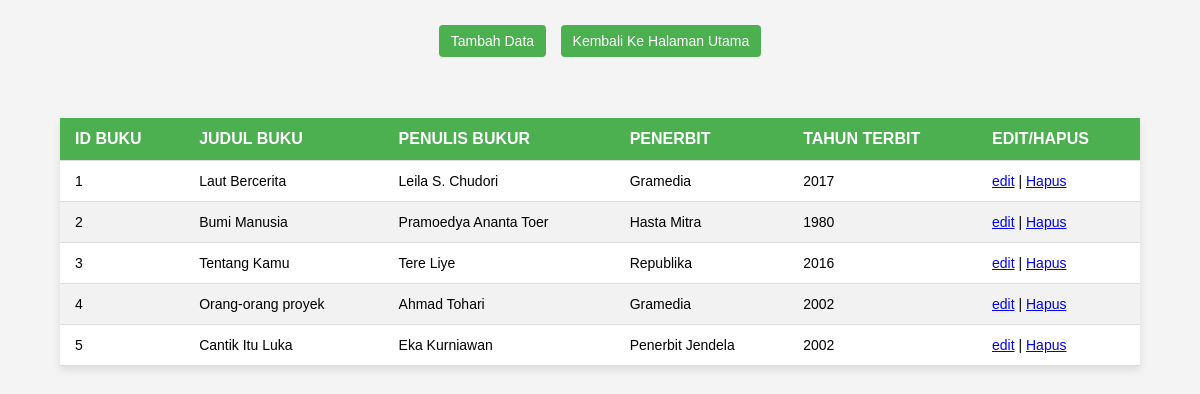
The page /Buku.php on the database its author committed.
### tables this page shows
CREATE TABLE `buku` (
  `id_buku` int(11) NOT NULL,
  `judul_buku` varchar(500) NOT NULL,
  `penulis` varchar(500) NOT NULL,
  `penerbit` varchar(250) NOT NULL,
  `tahun_terbit` int(11) NOT NULL
);

### Koneksi.php (called while the page is built)
<?php
function Koneksi(){
    try {
        $pdo_conn = new PDO('mysql:host=localhost;dbname=perpustakaan','root', '',
            array(PDO::ATTR_ERRMODE, PDO::ERRMODE_EXCEPTION, PDO::ATTR_PERSISTENT => true)
        );
    } catch (PDOException $e) {
        print "Koneksi atau query sedang bermasalah: " . $e->getMessage() . "<br/>";
        die();
    }
    return $pdo_conn;
}
?>

### Model.php (the view, shortened to what this page needs)
<?php
require("./Koneksi.php");
function GetAllData($tabel){
    $sql = "SELECT * FROM $tabel";
    $statement = Koneksi()->query($sql);
    $alldata = $statement->fetchAll(PDO::FETCH_ASSOC);
    if (!empty($alldata)){
        if ($tabel == "member"){
            foreach ($alldata as $value){
                echo "<tr>";
                echo "<td>" . $value['id_member'] . "</td>";
                echo "<td>" . $value['nama_member'] . "</td>";
                echo "<td>" . $value['nomor_member'] . "</td>";
                echo "<td>" . $value['alamat'] . "</td>";
                echo "<td>" . $value["tgl_mendaftar"] . "</td>";
                echo "<td>" . $value["tgl_terakhir_bayar"] . "</td>";
                echo "<td>";
                echo "<a href='FormMember.php?id_member=" . $value['id_member'] . "'>edit</a>";
                echo " | ";
                echo "<a href='Member.php?id_member=" . $value['id_member'] . "' onclick=\"return confirm('Yakin Hapus?')\">Hapus</a>";
                echo "</td>";
                echo "</tr>";
            }
        }
        elseif($tabel == "buku"){
            foreach ($alldata as $value){
                echo "<tr>";
                echo "<td>" . $value['id_buku'] . "</td>";
                echo "<td>" . $value['judul_buku'] . "</td>";
                echo "<td>" . $value['penulis'] . "</td>";
                echo "<td>" . $value['penerbit'] . "</td>";
                echo "<td>" . $value["tahun_terbit"] . "</td>";
                echo "<td>";
                echo "<a href='FormBuku.php?id_buku=" . $value['id_buku'] . "'>edit</a>";
                echo " | ";
                echo "<a href='Buku.php?id_buku=" . $value['id_buku'] . "' onclick=\"return confirm('Yakin Hapus?')\">Hapus</a>";
                echo "</td>";
                echo "</tr>";
            }
        }
    }
}
?>

### Buku.php (shortened to what this page needs)
<?php
require('./Model.php');
?>
<!DOCTYPE html>
<html lang="en">
<head>
</head>
<body>
    <div style="text-align: center; margin-top: 20px;">
        <a href="FormBuku.php" class="button">Tambah Data</a>
        <a href="HalamanUtama.php" class="button">Kembali Ke Halaman Utama</a>
    </div>
    <br><br>
    <table>
        <thead>
            <tr>
                <th>Id Buku</th>
                <th>Judul Buku</th>
                <th>Penulis Bukur</th>
                <th>Penerbit</th>
                <th>Tahun Terbit</th>
                <th>Edit/Hapus</th>
            </tr>
        </thead>
        <tbody>
            <?= GetAllData("buku") ?>
        </tbody>
    </table>
</body>
</html>

### Buku.php (style rules this page uses)
body { font-family: Arial, sans-serif; background-color: #f4f4f4; margin: 0; padding: 0; }
table { width: 90%; margin: 20px auto; border-collapse: collapse; background-color: #fff; box-shadow: 0 4px 8px rgba(0, 0, 0, 0.1); }
th, td { padding: 12px 15px; text-align: left; border-bottom: 1px solid #ddd; }
th { background-color: #4CAF50; color: #fff; font-weight: bold; text-transform: uppercase; }
td { font-size: 14px; }
tr:nth-child(even) { background-color: #f2f2f2; }
.button { display: inline-block; padding: 8px 12px; color: #fff; background-color: #4CAF50; border: none; border-radius: 4px; cursor: pointer; text-decoration: none; transition: background-color 0.3s; font-size: 14px; margin: 5px; }

### rows shown on the page
buku: id_buku "1", judul_buku "Laut Bercerita", penulis "Leila S. Chudori", penerbit "Gramedia", tahun_terbit "2017"
buku: id_buku "2", judul_buku "Bumi Manusia", penulis "Pramoedya Ananta Toer", penerbit "Hasta Mitra", tahun_terbit "1980"
buku: id_buku "3", judul_buku "Tentang Kamu", penulis "Tere Liye", penerbit "Republika", tahun_terbit "2016"
buku: id_buku "4", judul_buku "Orang-orang proyek", penulis "Ahmad Tohari", penerbit "Gramedia", tahun_terbit "2002"
buku: id_buku "5", judul_buku "Cantik Itu Luka", penulis "Eka Kurniawan", penerbit "Penerbit Jendela", tahun_terbit "2002"
